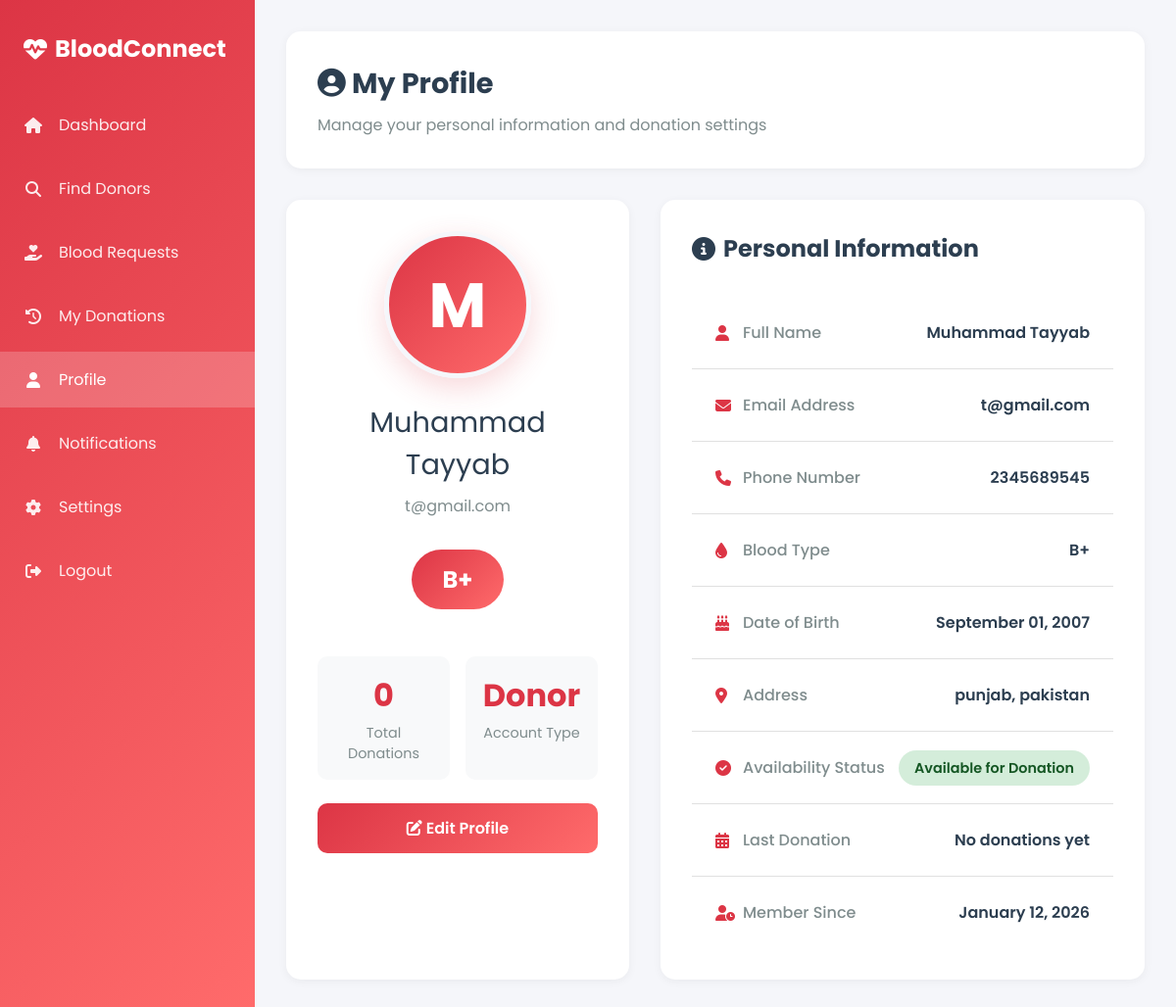
/profile.php (signed in), run on the app's committed database.
### tables this page shows
CREATE TABLE `users` (
  `id` int(10) UNSIGNED NOT NULL,
  `user_id` varchar(50) NOT NULL,
  `name` varchar(100) NOT NULL,
  `email` varchar(255) NOT NULL,
  `phone` varchar(20) NOT NULL,
  `dob` date NOT NULL,
  `gender` enum('male','female','other') DEFAULT NULL,
  `blood_type` enum('A+','A-','B+','B-','AB+','AB-','O+','O-') NOT NULL,
  `address` text NOT NULL,
  `city` varchar(100) DEFAULT NULL,
  `state` varchar(100) DEFAULT NULL,
  `postal_code` varchar(20) DEFAULT NULL,
  `password_hash` varchar(255) NOT NULL,
  `profile_image` varchar(255) DEFAULT NULL,
  `weight_kg` decimal(5,2) DEFAULT NULL,
  `last_donation_date` date DEFAULT NULL,
  `total_donations` int(11) DEFAULT 0,
  `role` enum('donor','recipient','admin','hospital') DEFAULT 'donor',
  `status` enum('active','inactive','suspended','pending') DEFAULT 'active',
  `available` tinyint(1) DEFAULT 1,
  `email_verified` tinyint(1) DEFAULT 0,
  `email_notifications` tinyint(1) DEFAULT 1,
  `sms_notifications` tinyint(1) DEFAULT 1,
  `push_notifications` tinyint(1) DEFAULT 1,
  `created_at` timestamp NOT NULL DEFAULT current_timestamp(),
  `updated_at` timestamp NOT NULL DEFAULT current_timestamp() ON UPDATE current_timestamp(),
  `last_login` timestamp NULL DEFAULT NULL
);

### profile.php (the view, shortened to what this page needs)
<?php
require_once 'config/database.php';
$userId = $_SESSION['user_id'];
$stmt = $conn->prepare("SELECT * FROM users WHERE id = ?");
$stmt->bind_param("i", $userId);
$stmt->execute();
$user = $stmt->get_result()->fetch_assoc();
?>
<!DOCTYPE html>
<html lang="en">
<head>
    <link rel="stylesheet" href="https://cdnjs.cloudflare.com/ajax/libs/font-awesome/6.4.0/css/all.min.css">
</head>
<body>
    <aside class="sidebar">
        <div class="sidebar-logo">
            <h2><i class="fas fa-heartbeat"></i> BloodConnect</h2>
        </div>
        <ul class="sidebar-menu">
            <li><a href="dashboard.php"><i class="fas fa-home"></i> Dashboard</a></li>
            <li><a href="find-donors.php"><i class="fas fa-search"></i> Find Donors</a></li>
            <li><a href="blood-requests.php"><i class="fas fa-hand-holding-heart"></i> Blood Requests</a></li>
            <li><a href="my-donations.php"><i class="fas fa-history"></i> My Donations</a></li>
            <li><a href="profile.php" class="active"><i class="fas fa-user"></i> Profile</a></li>
            <li><a href="notifications.php"><i class="fas fa-bell"></i> Notifications</a></li>
            <li><a href="settings.php"><i class="fas fa-cog"></i> Settings</a></li>
            <li><a href="logout.php"><i class="fas fa-sign-out-alt"></i> Logout</a></li>
        </ul>
    </aside>
    <div class="main-content">
        <div class="page-header">
            <h1><i class="fas fa-user-circle"></i> My Profile</h1>
            <p style="color: #7f8c8d; margin-top: 0.5rem;">Manage your personal information and donation settings</p>
        </div>
        <div class="profile-grid">
            <div class="profile-card">
                <div class="profile-avatar">
                    <?php echo strtoupper(substr($user['name'], 0, 1)); ?>
                </div>
                <div class="profile-name"><?php echo htmlspecialchars($user['name']); ?></div>
                <div class="profile-email"><?php echo htmlspecialchars($user['email']); ?></div>
                <div class="blood-type-display"><?php echo htmlspecialchars($user['blood_type']); ?></div>
                <div class="profile-stats">
                    <div class="stat-box">
                        <h3><?php echo $user['total_donations']; ?></h3>
                        <p>Total Donations</p>
                    </div>
                    <div class="stat-box">
                        <h3><?php echo ucfirst($user['role']); ?></h3>
                        <p>Account Type</p>
                    </div>
                </div>
                <a href="edit-profile.php" class="btn btn-primary">
                    <i class="fas fa-edit"></i> Edit Profile
                </a>
            </div>
            <div class="profile-details">
                <h2><i class="fas fa-info-circle"></i> Personal Information</h2>
                <div class="detail-item">
                    <div class="detail-label">
                        <i class="fas fa-user"></i>
                        Full Name
                    </div>
                    <div class="detail-value"><?php echo htmlspecialchars($user['name']); ?></div>
                </div>
                <div class="detail-item">
                    <div class="detail-label">
                        <i class="fas fa-envelope"></i>
                        Email Address
                    </div>
                    <div class="detail-value"><?php echo htmlspecialchars($user['email']); ?></div>
                </div>
                <div class="detail-item">
                    <div class="detail-label">
                        <i class="fas fa-phone"></i>
                        Phone Number
                    </div>
                    <div class="detail-value"><?php echo htmlspecialchars($user['phone']); ?></div>
                </div>
                <div class="detail-item">
                    <div class="detail-label">
                        <i class="fas fa-tint"></i>
                        Blood Type
                    </div>
                    <div class="detail-value"><?php echo htmlspecialchars($user['blood_type']); ?></div>
                </div>
                <div class="detail-item">
                    <div class="detail-label">
                        <i class="fas fa-birthday-cake"></i>
                        Date of Birth
                    </div>
                    <div class="detail-value"><?php echo date('F d, Y', strtotime($user['dob'])); ?></div>
                </div>
                <div class="detail-item">
                    <div class="detail-label">
                        <i class="fas fa-map-marker-alt"></i>
                        Address
                    </div>
                    <div class="detail-value"><?php echo htmlspecialchars($user['address']); ?></div>
                </div>
                <div class="detail-item">
                    <div class="detail-label">
                        <i class="fas fa-check-circle"></i>
                        Availability Status
                    </div>
                    <div class="detail-value">
                        <span class="status-badge <?php echo $user['available'] ? 'available' : 'unavailable'; ?>">
                            <?php echo $user['available'] ? 'Available for Donation' : 'Currently Unavailable'; ?>
                        </span>
                    </div>
                </div>
                <div class="detail-item">
                    <div class="detail-label">
                        <i class="fas fa-calendar-alt"></i>
                        Last Donation
                    </div>
                    <div class="detail-value">
                        <?php
                        if ($user['last_donation_date']) {
                            echo date('F d, Y', strtotime($user['last_donation_date']));
                        } else {
                            echo 'No donations yet';
                        }
                        ?>
                    </div>
                </div>
                <div class="detail-item">
                    <div class="detail-label">
                        <i class="fas fa-user-clock"></i>
                        Member Since
                    </div>
                    <div class="detail-value"><?php echo date('F d, Y', strtotime($user['created_at'])); ?></div>
                </div>
            </div>
        </div>
    </div>
</body>
</html>

### profile.php (style rules this page uses)
* { margin: 0; padding: 0; box-sizing: border-box; }
:root { --primary-color: #dc3545; --sidebar-width: 260px; }
body { font-family: 'Poppins', sans-serif; background: #f5f6fa; }
.sidebar { position: fixed; left: 0; top: 0; bottom: 0; width: var(--sidebar-width); background: linear-gradient(135deg, #dc3545 0%, #ff6b6b 100%); padding: 2rem 0; color: white; z-index: 1000; }
.sidebar-logo { padding: 0 1.5rem; margin-bottom: 2rem; }
.sidebar-logo h2 { font-size: 1.5rem; display: flex; align-items: center; gap: 0.5rem; }
.sidebar-menu { list-style: none; }
.sidebar-menu li { margin-bottom: 0.5rem; }
.sidebar-menu a { display: flex; align-items: center; gap: 1rem; padding: 1rem 1.5rem; color: rgba(255, 255, 255, 0.9); text-decoration: none; transition: all 0.3s; }
.sidebar-menu a:hover, .sidebar-menu a.active { background: rgba(255, 255, 255, 0.2); color: white; }
.sidebar-menu i { width: 20px; text-align: center; }
.main-content { margin-left: var(--sidebar-width); padding: 2rem; }
.page-header { background: white; padding: 2rem; border-radius: 15px; box-shadow: 0 2px 10px rgba(0,0,0,0.05); margin-bottom: 2rem; }
.page-header h1 { color: #2c3e50; font-size: 1.8rem; }
.profile-grid { display: grid; grid-template-columns: 350px 1fr; gap: 2rem; }
.profile-card { background: white; padding: 2rem; border-radius: 15px; box-shadow: 0 2px 10px rgba(0,0,0,0.05); text-align: center; }
.profile-avatar { width: 150px; height: 150px; border-radius: 50%; background: linear-gradient(135deg, #dc3545 0%, #ff6b6b 100%); color: white; display: flex; align-items: center; justify-content: center; font-size: 4rem; font-weight: 700; margin: 0 auto 1.5rem; border: 5px solid #f5f6fa; box-shadow: 0 10px 30px rgba(220, 53, 69, 0.2); }
.profile-name { font-size: 1.8rem; color: #2c3e50; margin-bottom: 0.5rem; }
.profile-email { color: #7f8c8d; margin-bottom: 1rem; }
.blood-type-display { display: inline-block; padding: 0.8rem 2rem; background: linear-gradient(135deg, #dc3545 0%, #ff6b6b 100%); color: white; border-radius: 50px; font-size: 1.5rem; font-weight: 700; margin: 1rem 0; }
.profile-stats { display: grid; grid-template-columns: 1fr 1fr; gap: 1rem; margin-top: 2rem; }
.stat-box { padding: 1rem; background: #f8f9fa; border-radius: 10px; }
.stat-box h3 { font-size: 2rem; color: var(--primary-color); margin-bottom: 0.3rem; }
.stat-box p { color: #7f8c8d; font-size: 0.9rem; }
.profile-details { background: white; padding: 2rem; border-radius: 15px; box-shadow: 0 2px 10px rgba(0,0,0,0.05); }
.profile-details h2 { color: #2c3e50; margin-bottom: 2rem; display: flex; align-items: center; gap: 0.5rem; }
.detail-item { padding: 1.5rem; border-bottom: 1px solid #e0e0e0; display: flex; justify-content: space-between; align-items: center; }
.detail-item:last-child { border-bottom: none; }
.detail-label { color: #7f8c8d; font-weight: 500; display: flex; align-items: center; gap: 0.5rem; }
.detail-label i { color: var(--primary-color); width: 20px; }
.detail-value { color: #2c3e50; font-weight: 600; }
.btn { padding: 0.8rem 2rem; border: none; border-radius: 10px; cursor: pointer; font-weight: 600; transition: all 0.3s; text-decoration: none; display: inline-block; }
.btn-primary { background: linear-gradient(135deg, #dc3545 0%, #ff6b6b 100%); color: white; width: 100%; margin-top: 1.5rem; }
.status-badge { padding: 0.5rem 1rem; border-radius: 20px; font-size: 0.9rem; font-weight: 600; }
.status-badge.available { background: #d4edda; color: #155724; }

### data on the page
users: name "M", name "Muhammad Tayyab", email "t@gmail.com", blood_type "B+", total_donations "0", role "Donor", phone "2345689545", dob "September 01, 2007", address "punjab, pakistan", created_at "January 12, 2026"
